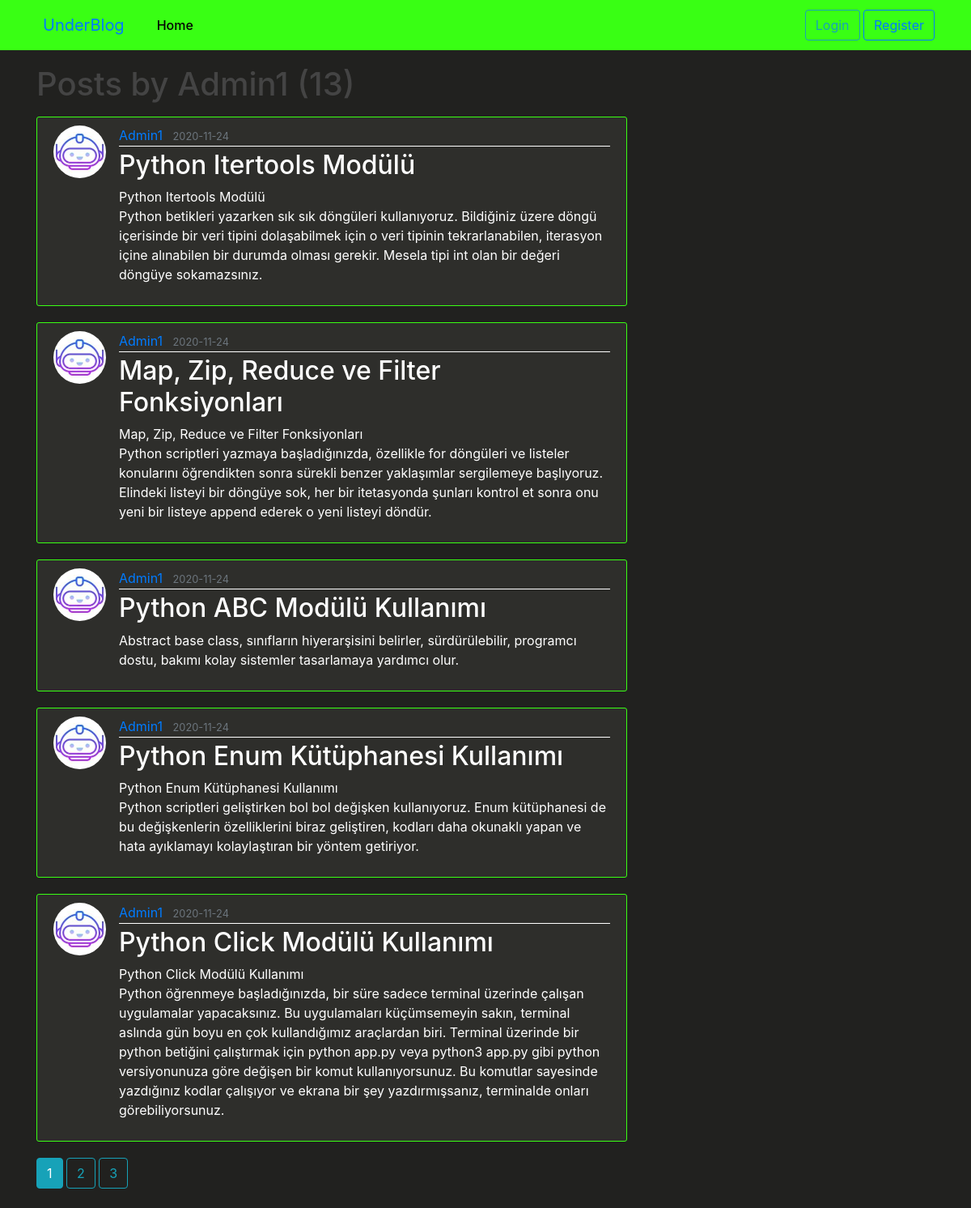
Page /user/Admin1 on the earlier database version.
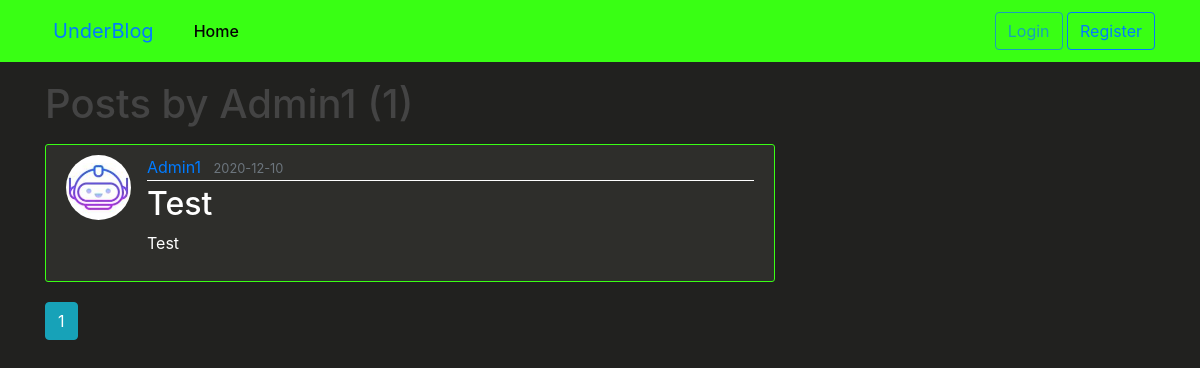
Same page on the later database version.
### flaskblog/models.py (models this page shows, shortened)
class User(db.Model, UserMixin):
    id = db.Column(db.Integer, primary_key=True)
    username = db.Column(db.String(20), unique=True, nullable=False)
    email = db.Column(db.String(120), unique=True, nullable=False)
    image_file = db.Column(db.String(20), nullable=False, default='default.jpg')
    password = db.Column(db.String(60), unique=True, nullable=False)
    posts = db.relationship('Post', backref='author', lazy=True)

class Post(db.Model):
    id = db.Column(db.Integer, primary_key=True)
    title = db.Column(db.String(100), nullable=False)
    date_posted = db.Column(db.DateTime, nullable=False, default=datetime.utcnow())
    content = db.Column(db.Text, nullable=False)
    user_id = db.Column(db.Integer, db.ForeignKey('user.id'), nullable=False)

### flaskblog/routes.py (the view)
@app.route('/user/<string:username>')
def user_posts(username):
   page = request.args.get('page', 1, type=int)
   user = User.query.filter_by(username=username).first_or_404()
   posts = Post.query.filter_by(author=user).order_by(Post.date_posted.desc()).paginate(page=page, per_page=5)
   return render_template('user_posts.html',posts=posts, user=user)

### flaskblog/templates/user_posts.html
{% extends "layout.html" %}
{%block content%}
	<h1 class="mb-3">Posts by {{ user.username }}  ({{posts.total}})</h1>
	{%for post in posts.items%}
		<article class="media content-section">
		  <img class="rounded-circle article-img" src="{{url_for('static', filename='profile_pics/' + post.author.image_file)}}">
		  <div class="media-body">
		    <div class="article-metadata">
		      <a class="mr-2" href="{{url_for('user_posts',username=post.author.username)}}">{{ post.author.username }}</a>
		      <small class="text-muted">{{ post.date_posted.strftime('%Y-%m-%d') }}</small>
		    </div>
		    <h2><a class="article-title" href="{{ url_for('post', post_id=post.id) }}">{{ post.title }}</a></h2>
		    <p class="article-content">{{ post.content }}</p>
		  </div>
		</article>
	{%endfor%}
	{%for page_num in posts.iter_pages(left_edge=1, right_edge=1, left_current=1, right_current=2)%}
		{%if page_num%}
			{%if posts.page == page_num%}
				<a class="btn btn-info mb-4" href="{{ url_for('user_posts',username = user.username, page=page_num) }}">{{page_num}}</a>
			{%else%}
				<a class="btn btn-outline-info mb-4" href="{{ url_for('user_posts',username = user.username, page=page_num) }}">{{page_num}}</a>
			{%endif%}
		{%else%}
			...
		{%endif%}
	{%endfor%}
{%endblock content%}

### flaskblog/templates/layout.html (shortened to what this page needs)
<!DOCTYPE html>
<html>
<head>
    <link rel="stylesheet" href="https://cdn.jsdelivr.net/npm/bootstrap@4.5.3/dist/css/bootstrap.min.css"
>
    <link rel="stylesheet" type="text/css" href="{{url_for('static', filename='main.css') }}" >
</head>
<body>
		<header class="site-header">
	  <nav class="navbar navbar-expand-md navbar-dark bg-steel fixed-top">
	    <div class="container">
	      <a class="navbar-brand mr-4 d-inline p-2 text-primary" href="/">UnderBlog</a>
	      <div class="collapse navbar-collapse" id="navbarToggle">
	        <div class="navbar-nav mr-auto">
	          <a class="nav-item nav-link" href="{{url_for('home')}}">Home</a>
	        </div>
	        <div class="navbar-nav">
            {% if current_user.is_authenticated %}
              <a class="nav-item nav-link" href="{{url_for('new_post')}}">New Post</a>
              <a class="nav-item nav-link" href="{{url_for('account')}}">Account</a>
              <a type="button" class="btn btn-outline-danger" href="{{url_for('logout')}}">Logout</a>
            {%else%}
            <div>
	            <a type="button" class="btn btn-outline-info" href="{{url_for('login')}}">Login</a>
	            <a type="button" class="btn btn-outline-primary" href="{{url_for('register')}}">Register</a>
            </div>
            {% endif %}
	        </div>
	      </div>
	    </div>
	  </nav>
	  <main role="main" class="container">
  <div class="row">
    <div class="col-md-8">
      {% block content %}{% endblock %}
    </div>
  </div>
</main>
</body>
</html>

### flaskblog/static/main.css (style rules this page uses)
body { background: #21211f; color: #ffffff; margin-top: 5rem; }
h1, h2, h3, h4, h5, h6 { color: #444444; }
.bg-steel { background-color: #39ff14; }
.site-header .navbar-nav .nav-link { color: #040404; font-weight:500; }
.content-section { background: #2e2e2b; padding: 10px 20px; border: 1px solid #39ff14; border-radius: 3px; margin-bottom: 20px; }
.article-title { color: #ffffff; }
.article-content { white-space: pre-line; color: #ffffff; }
.article-img { height: 65px; width: 65px; margin-right: 16px; }
.article-metadata { padding-bottom: 1px; margin-bottom: 4px; border-bottom: 1px solid #ffffff; color: #ffffff; }

Differences in the rows shown:
removed Post: image_file (picture), author.username "Admin1", date_posted "2020-11-24", title "Python Itertools Modülü", content "Python Itertools Modülü Python betikleri yazarken sık sık döngüleri kullanıyoruz. Bildiğiniz üzere döngü içerisinde bir veri tipini dolaşabilmek için o veri tipinin tekrarlanabilen, iterasyon içine alınabilen bir durumda olması gerekir. Mesela tipi int olan bir değeri döngüye sokamazsınız."
removed Post: image_file (picture), author.username "Admin1", date_posted "2020-11-24", title "Map, Zip, Reduce ve Filter Fonksiyonları", content "Map, Zip, Reduce ve Filter Fonksiyonları Python scriptleri yazmaya başladığınızda, özellikle for döngüleri ve listeler konularını öğrendikten sonra sürekli benzer yaklaşımlar sergilemeye başlıyoruz. Elindeki listeyi bir döngüye sok, her bir itetasyonda şunları kontrol et sonra onu yeni bir listeye append ederek o yeni listeyi döndür."
removed Post: image_file (picture), author.username "Admin1", date_posted "2020-11-24", title "Python ABC Modülü Kullanımı", content "Abstract base class, sınıfların hiyerarşisini belirler, sürdürülebilir, programcı dostu, bakımı kolay sistemler tasarlamaya yardımcı olur."
removed Post: image_file (picture), author.username "Admin1", date_posted "2020-11-24", title "Python Enum Kütüphanesi Kullanımı", content "Python Enum Kütüphanesi Kullanımı Python scriptleri geliştirken bol bol değişken kullanıyoruz. Enum kütüphanesi de bu değişkenlerin özelliklerini biraz geliştiren, kodları daha okunaklı yapan ve hata ayıklamayı kolaylaştıran bir yöntem getiriyor."
removed Post: image_file (picture), author.username "Admin1", date_posted "2020-11-24", title "Python Click Modülü Kullanımı", content "Python Click Modülü Kullanımı Python öğrenmeye başladığınızda, bir süre sadece terminal üzerinde çalışan uygulamalar yapacaksınız. Bu uygulamaları küçümsemeyin sakın, terminal aslında gün boyu en çok kullandığımız araçlardan biri. Terminal üzerinde bir python betiğini çalıştırmak için python app.py veya python3 app.py gibi python versiyonunuza göre değişen bir komut kullanıyorsunuz. Bu komutlar sayesinde yazdığınız kodlar çalışıyor ve ekrana bir şey yazdırmışsanız, terminalde onları görebiliyorsunuz."
now on this page (row edited): Post: image_file (picture), author.username "Admin1", date_posted "2020-12-10", title "Test", content "Test"
Other differences:
{{ posts.total }}: "13" → "1"
list line gone: "2"
list line gone: "3"
